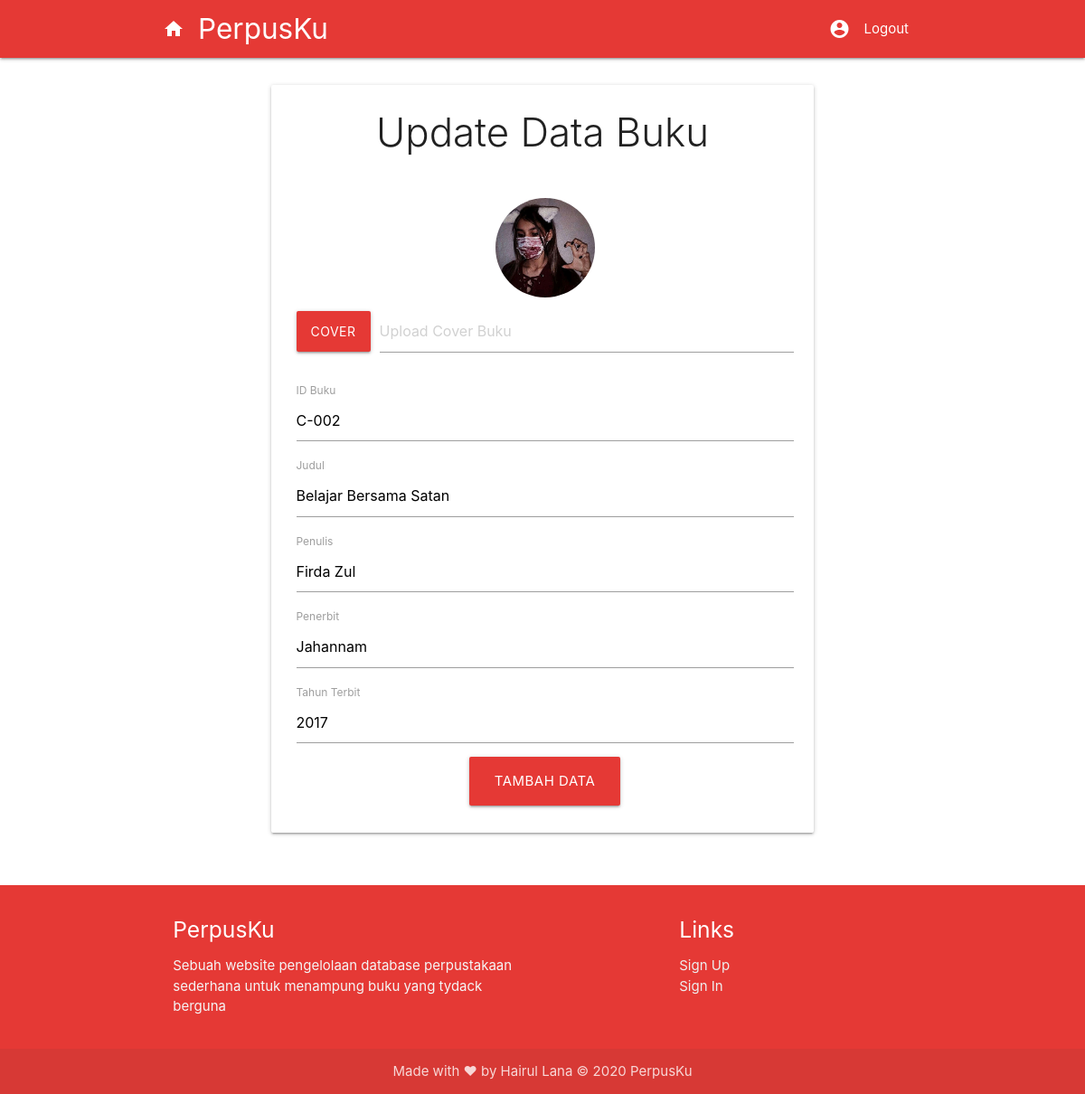
Page /update.php?no_buku=C-002 (signed in) on the committed database.
### tables this page shows
CREATE TABLE `buku` (
  `id_buku` int(11) NOT NULL,
  `no_buku` varchar(50) NOT NULL,
  `judul` varchar(50) NOT NULL,
  `penulis` varchar(50) NOT NULL,
  `penerbit` varchar(50) NOT NULL,
  `tahun` int(11) NOT NULL,
  `cover` text NOT NULL
);

### functions.php (called while the page is built, shortened)
<?php
include 'connect_db.php';
function query($query){
    global $connect;
    $result = mysqli_query($connect,$query);
    $rows = [];
    while ( $row = mysqli_fetch_assoc($result) ){
        $rows[] = $row;
    }
    return $rows;
}
?>

### update.php (the view, shortened to what this page needs)
<?php
if (isset($_GET['no_buku'])){
    include 'connect_db.php';
    include 'functions.php';
    $no_buku = $_GET["no_buku"];
    $buku = query("SELECT * FROM buku WHERE no_buku = '$no_buku'")[0];
}
?>
<html>
    <head>
    </head>
    <body>
        <?php include "_navbar.php"; ?>
        <div class="row">
            <div class="col s6 offset-s3 card">
                <div class="col offset-">
                    <h3 class="header light center">Update Data Buku</h3>
                    <form method="POST" action="" enctype="multipart/form-data" class="input-field inline">
                        <ul>
                            <li>
                                <div class="center">
                                    <img class="circle responsive-img" src="cover/<?= $buku['cover'] ?>" width=20% />
                                </div>
                            </li>
                            <li>
                                <div class="file-field input-field">
                                    <div class="btn red darken-1">
                                        <span>Cover</span>
                                    </div>
                                    <div class="file-path-wrapper">
                                        <input class="file-path validate" type="text" placeholder="Upload Cover Buku">
                                    </div>
                                </div>
                            </li>
                            <li>
                                <label for="no_buku">ID Buku</label>
                                <input type="text" size=60 name="no_buku" id="no_buku" value="<?= $buku['no_buku'] ?>" required>
                            </li>
                            <li>
                                <label for="judul">Judul</label>
                                <input type="text" size=60 name="judul" id="judul" value="<?= $buku['judul'] ?>" required>
                            </li>
                            <li>
                                <label for="penulis">Penulis</label>
                                <input type="text" size=60 name="penulis" id="penulis" value="<?= $buku['penulis'] ?>" required>
                            </li>
                            <li>
                                <label for="penerbit">Penerbit</label>
                                <input type="text" size=60 name="penerbit" id="penerbit" value="<?= $buku['penerbit'] ?>" required>
                            </li>
                            <li>
                                <label for="tahun">Tahun Terbit</label>
                                <input type="text" size=60 name="tahun" id="tahun" value="<?= $buku['tahun'] ?>" required>
                            </li>
                            <li>
                                <div class="center">
                                    <button class="btn-large red darken-1" type="submit" name="submit">Tambah Data</button>
                                </div>
                            </li>
                        </ul>
                    </form>
                </div>
            </div>
        </div>
        <?php include "_footer.php"; ?>
    </body>
</html>

### rows in the picture
buku: cover (picture), no_buku "C-002", judul "Belajar Bersama Satan", penulis "Firda Zul", penerbit "Jahannam", tahun "2017"
